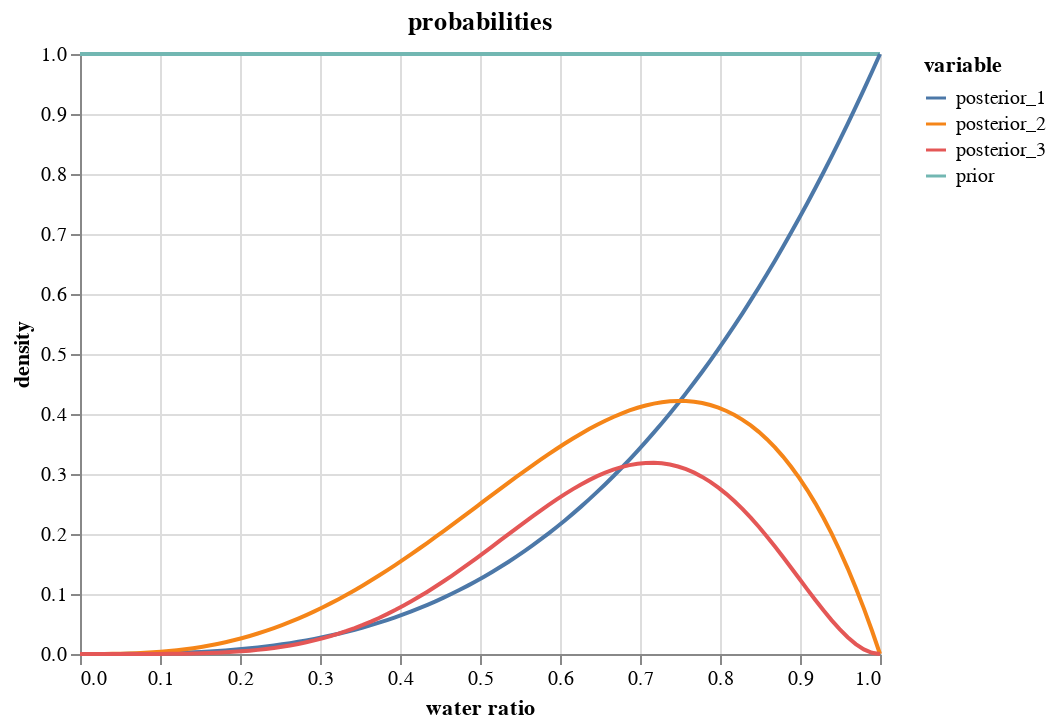

The notebook cell saved with this chart:
### Code cell
# convert wide df to tall, keep `p_grid` column
df = df.melt("p_grid", value_name="density")

alt.Chart(df, title="probabilities").mark_line().encode(
    alt.X("p_grid", title="water ratio"),
    y="density",
    color="variable",
)

### Figure 1 — Vega-Lite specification as saved in the notebook (floating-point values rounded to 4 significant figures; data arrays with more than 128 entries replaced by an {"elided": "..."} marker saying what was removed)
{"$schema": "https://vega.github.io/schema/vega-lite/v4.17.0.json", "config": {"view": {"continuousHeight": 300, "continuousWidth": 400}}, "data": {"name": "data-4a50d03dde7cb140944a023f27ef132c"}, "datasets": {"data-4a50d03dde7cb140944a023f27ef132c": {"elided": "400 records"}}, "encoding": {"color": {"field": "variable", "type": "nominal"}, "x": {"field": "p_grid", "title": "water ratio", "type": "quantitative"}, "y": {"field": "density", "type": "quantitative"}}, "mark": "line", "title": "probabilities"}
